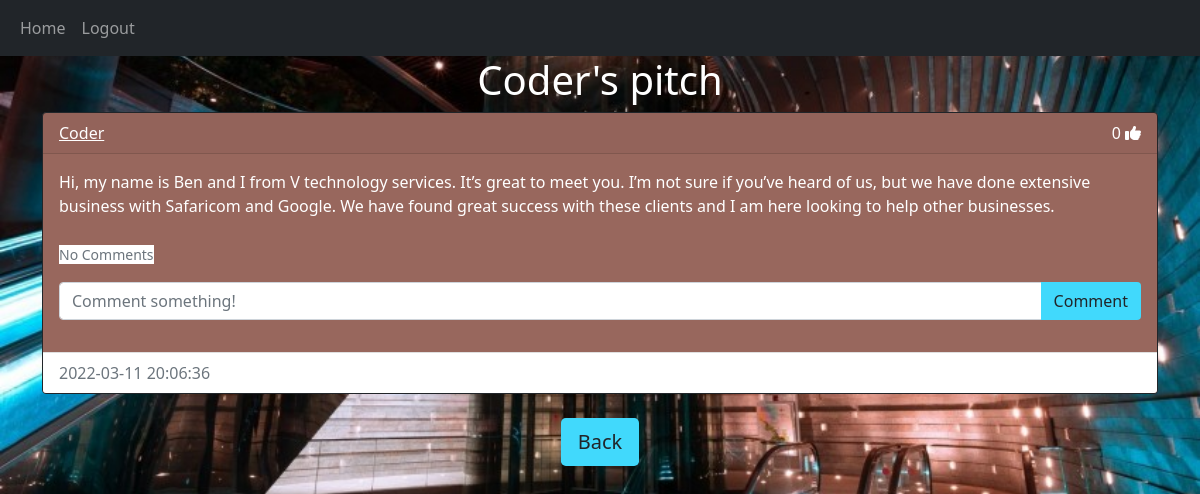
Page /pitches/Coder (signed in) on the committed database.
### website/models.py (models this page shows)
class User(db.Model,UserMixin): #Inherits from db model and userMixin
    id=db.Column(db.Integer,primary_key=True)
    email=db.Column(db.String(150),unique=True) #prevent users with duplicate emails
    username=db.Column(db.String(150),unique=True)
    password=db.Column(db.String(150))
    date_created=db.Column(db.DateTime(timezone=True),default=func.now()) #if nothing is passed,by default the column will be filled by the current time
    pitches=db.relationship('Pitch', backref='user',passive_deletes=True)# backref to allow access to user model
    comments = db.relationship('Comment', backref='user', passive_deletes=True)
    likes = db.relationship('Like', backref='user', passive_deletes=True)

class Pitch(db.Model):
    id=db.Column(db.Integer,primary_key=True)
    text=db.Column(db.Text,nullable=False)
    date_created=db.Column(db.DateTime(timezone=True),default=func.now())
    author =db.Column(db.Integer,db.ForeignKey('user.id',ondelete='CASCADE'),nullable=False)
    comments = db.relationship('Comment', backref='pitch', passive_deletes=True)
    likes = db.relationship('Like', backref='pitch', passive_deletes=True)

### website/views.py (the view)
@views.route("/pitches/<username>")
@login_required
def pitches(username):
    user = User.query.filter_by(username=username).first()
    if not user:
        flash('No user with that username exists.', category='error')
        return redirect(url_for('views.home'))
    pitches=user.pitches
    return render_template("pitch.html", user=current_user, pitches=pitches, username=username)

### website/__init__.py (called while the page is built)
def create_app():
    app = Flask(__name__)
    app.config['SECRET_KEY'] = "helloworld"
    app.config['SQLALCHEMY_DATABASE_URI'] = f'sqlite:///{DB_NAME}'
    db.init_app(app)
    from .views import views
    from .auth import auth
    app.register_blueprint(views, url_prefix="/")
    app.register_blueprint(auth, url_prefix="/")
    from .models import User,Like,Pitch,Comment
    create_database(app)
    login_manager = LoginManager()
    login_manager.login_view = "auth.login"
    login_manager.init_app(app)
    @login_manager.user_loader
    def load_user(id):
        return User.query.get(int(id))
    return app

### website/templates/pitch.html (shortened to what this page needs)
{% extends "pitch_div.html" %}  {% block header %} {{username}}'s pitch {% endblock %} {% block footer %}
    <div align="center">
      <a href="/home"
        ><button type="button" class="btn  btn-lg" style="background-color:#41D9FC;">Back</button></a
      >
    </div>
    {% endblock %}

### website/templates/pitch_div.html (shortened to what this page needs)
{% extends "base.html" %}
{% block content %}
<h1 align="center" > {%  block header %} General  Pitches {% endblock %} </h1>
<div id="pitches">
{% for pitch in pitches %}
<div class="card border-dark">
   <div class="card-header d-flex justify-content-between align-items-center">
<a href="/pitches/{{pitch.user.username}}">{{pitch.user.username}}</a>
<div>
    {{pitch.likes|length}}
    {%  if true%}
    {%set icon_class="fas fa-thumbs-up"%}
    {%  else%}
    {%set icon_class="far fa-thumbs-up"%}
    {%  endif %}
    <a href="#"><i class="{{icon_class}}"></i></a>
</div>
   </div>
<div class="card-body">
    <div class="card-text">
        {{pitch.text}}
</div>
<br>
  <p class="card-text">
    {% if pitch.comments|length > 0 %}
    <a data-bs-toggle="collapse" href="#comments-{{pitch.id}}" role="button">
      <small>View {{pitch.comments|length}} Comments</small>
    </a>
    {% else %}
    <small class="text-muted" style="background-color: white;">No Comments</small>
    {% endif %}
  </p>
<form class="input-group mb-3"method="POST"action="/create-comment/{{pitch.id}}">
<input
  type="text" id="text"name="text"class="form-control"placeholder="Comment something!"/>
<button type="submit" class="btn " style="background-color:#41D9FC;">Comment</button>
</form>
</div>
<div class="card-footer text-muted" style="background-color: white;">
    {{pitch.date_created}}
</div>
</div>
<br >{% endfor %}
</div>
 {% block footer %}{% endblock %}
{% endblock %}

### website/static/css/style.css (style rules this page uses)
* { text-decoration: none; color: white; }
body { background-image: url( ../images/elevator.jpg ); background-size: cover; }
h1,h3 { color: white; }
button { background-color: #41D9FC; }
.card { background-color:#98675D; color: white; }
a { color: white; font-weight: 500; }
.card-footer { color: white; }

### rows in the picture
User: username "Coder"
Pitch: user.username "Coder", likes|length "0", text "Hi, my name is Ben and I from V technology services. It’s great to meet you. I’m not sure if you’ve heard of us, but we have done extensive business with Safaricom and Google. We have found great success with these clients and I am here looking to help other businesses.", date_created "2022-03-11 20:06:36"
